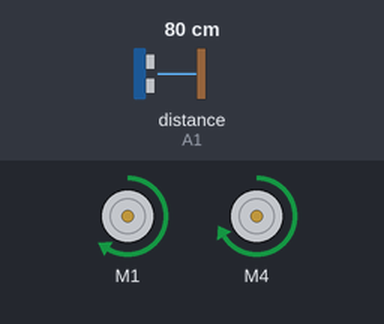
Recording of a sketch running on a simulated Arduino Uno, built with avr-gcc and run on an emulated ATmega328P. On the bench: 2 × DC motor (green arrow = forward, orange = backward, longer = faster). Wiring (inferred from the names in the program): ultrasonic range finder: trigger A0; echo A1. The inputs (shaded band) are chosen by the test bench; at power-on: distance to the obstacle (sensor on A1) 80 cm. The echo pulse lasts 58.3 µs per cm; what the sketch prints to the serial monitor is not drawn.

Above: at 1.2 s.
1.3 s: distance to the obstacle (sensor on A1) set to 34 cm
2.8 s: distance to the obstacle (sensor on A1) set to 28 cm
At 3.3 s:
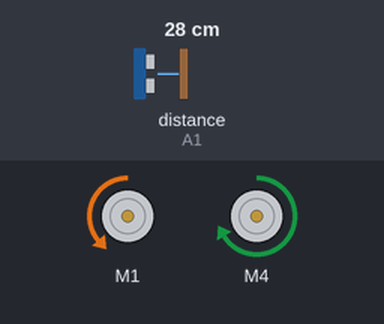
At 3.8 s:
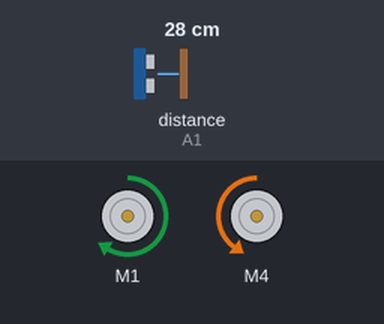
5.8 s: distance to the obstacle (sensor on A1) set to 2 cm
8.1 s: distance to the obstacle (sensor on A1) set to 35 cm
At 9.1 s:
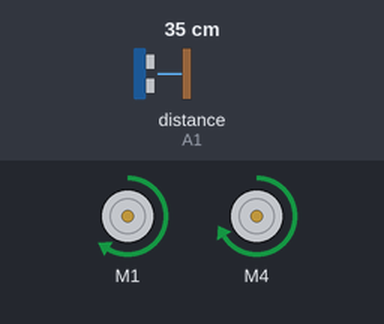
Timing chart, 0 to 10.6 s (numbered marks = the images above; inputs shaded):
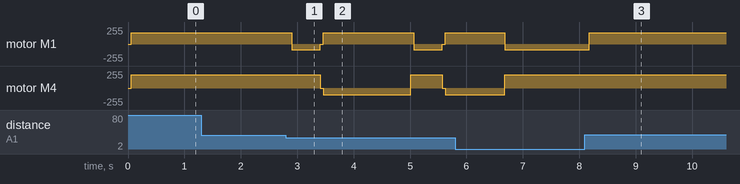

Measured:
- the behaviour switches between 31 and 30 cm on distance to the obstacle (sensor on A1) (found by bisection; images 0 and 1)
- after the input at 1.3 s, every drawn part: stays the same
- after the input at 2.8 s, motor M1: alternates forward 170/255 for 1.7 s and backward 85/255 for 0.50 s, starting after 0.10 s; motor M4: forward 200/255 → backward 100/255 after 0.60 s, → forward 200/255 1.6 s later, → backward 100/255 0.55 s later
- after the input at 8.1 s, motor M1: goes on until 8.2 s, then stays forward 170/255; motor M4: stays forward 200/255 (without the input it goes to stopped after 0.63 s)

The sketch:

avoid_obs1.ino
```cpp
#include <SoftwareSerial.h>
#include <AFMotor.h>
AF_DCMotor motor_L(1);
AF_DCMotor motor_R(4);

int Lspeed = 170;        //좌측 모터 속도
int Rspeed = 200;        //우측 모터 속도

int TrigPin = A0;        //초음파센서 출력핀(trig)과 입력핀(echo), 변수, 함수 선언
int EchoPin = A1;
long duration, distance;
int dL, dR;

void Obstacle_Check();
void Distance_Measurement();
void Forward();
void Backward();
void Right();
void Left();
void Stop();

void setup() {
  Serial.begin(9600);                         // PC와의 시리얼 통신속도
  Serial.println("Eduino Smart Car Start!");

  pinMode(EchoPin, INPUT);                    // EchoPin 입력
  pinMode(TrigPin, OUTPUT);                   // TrigPin 출력

  motor_L.setSpeed(Lspeed);                   // 왼쪽 모터의 속도
  motor_L.run(RELEASE);
  motor_R.setSpeed(Rspeed);                   // 오른쪽 모터의 속도
  motor_R.run(RELEASE);
}

void loop()
{
{
Distance_Measurement();
if(distance < 300)
{
  Stop();
  Left();
  delay(500);
  Stop();
  Distance_Measurement();
  dL = distance;
  Right();
  delay(1000);
  Distance_Measurement();
  dR = distance;
  if (dL > dR) //좌회전
  {
    Left();
    delay(1500);
    Stop();
    Forward();
  }
  else
  {
    Right();
    delay(500);
    Stop();
    Forward();
  }
}
else
{
  Forward();
}
}
}
////////거리감지///////////
void Distance_Measurement() {
  digitalWrite(TrigPin, LOW);
  delay(2);
  digitalWrite(TrigPin, HIGH);       // trigPin에서 초음파 발생(echoPin도 HIGH)
  delayMicroseconds(10);
  digitalWrite(TrigPin, LOW);
  duration = pulseIn(EchoPin, HIGH); // echoPin 이 HIGH를 유지한 시간을 저장 한다.
  distance = ((float)(340 * duration) / 1000) / 2;
  delay(50);
}

///////////모터 제어 함수////////////
void Forward() {
  motor_L.run(FORWARD);  motor_R.run(FORWARD);
  motor_L.setSpeed(Lspeed);  motor_R.setSpeed(Rspeed);
}
void Backward() {
  motor_L.run(BACKWARD);  motor_R.run(BACKWARD);
  motor_L.setSpeed(Lspeed);  motor_R.setSpeed(Rspeed);
}
void Right() {
  motor_L.run(FORWARD);  motor_R.run(BACKWARD);
  motor_L.setSpeed(Lspeed);  motor_R.setSpeed(Rspeed*0.5);
}
void Left() {
  motor_L.run(BACKWARD);  motor_R.run(FORWARD);
  motor_L.setSpeed(Lspeed*0.5);  motor_R.setSpeed(Rspeed);
}
void Stop() {
  motor_L.run(RELEASE);       motor_R.run(RELEASE);
  motor_L.setSpeed(0);  motor_R.setSpeed(0);
}
```
